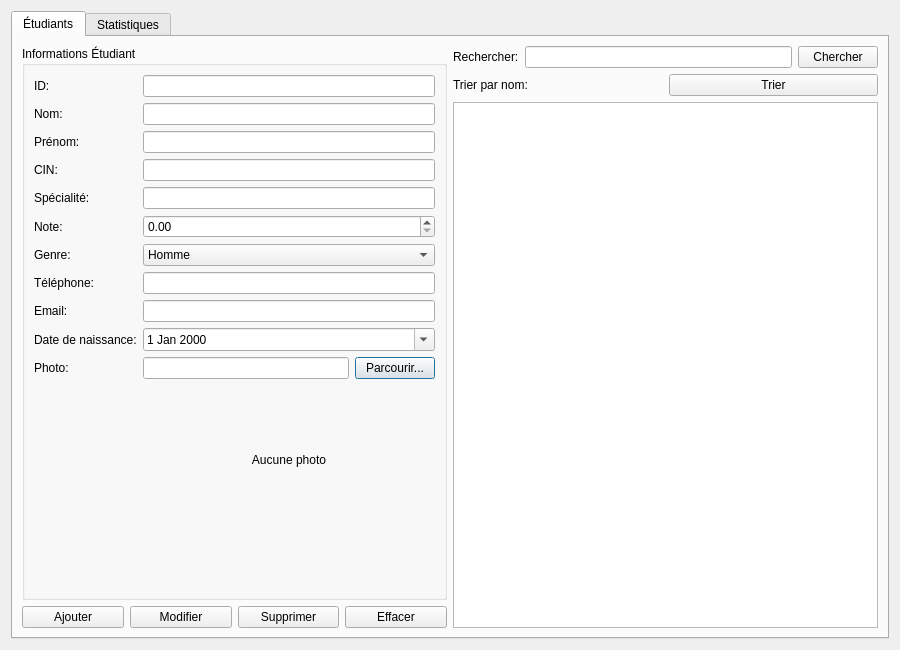
<?xml version="1.0" encoding="UTF-8"?>
<ui version="4.0">
 <class>EtudiantDialog</class>
 <widget class="QDialog" name="EtudiantDialog">
  <property name="geometry">
   <rect>
    <x>0</x>
    <y>0</y>
    <width>900</width>
    <height>650</height>
   </rect>
  </property>
  <property name="windowTitle">
   <string>Gestion des Étudiants</string>
  </property>
  <layout class="QVBoxLayout" name="verticalLayout">
   <item>
    <widget class="QTabWidget" name="tabWidget">
     <property name="currentIndex">
      <number>0</number>
     </property>
     <widget class="QWidget" name="studentTab">
      <attribute name="title">
       <string>Étudiants</string>
      </attribute>
      <layout class="QHBoxLayout" name="horizontalLayout">
       <item>
        <layout class="QVBoxLayout" name="verticalLayout_2">
         <item>
          <widget class="QGroupBox" name="formGroupBox">
           <property name="title">
            <string>Informations Étudiant</string>
           </property>
           <layout class="QFormLayout" name="formLayout">
            <item row="0" column="0">
             <widget class="QLabel" name="idLabel">
              <property name="text">
               <string>ID:</string>
              </property>
             </widget>
            </item>
            <item row="0" column="1">
             <widget class="QLineEdit" name="idLineEdit">
              <property name="readOnly">
               <bool>true</bool>
              </property>
             </widget>
            </item>
            <item row="1" column="0">
             <widget class="QLabel" name="nameLabel">
              <property name="text">
               <string>Nom:</string>
              </property>
             </widget>
            </item>
            <item row="1" column="1">
             <widget class="QLineEdit" name="nameLineEdit"/>
            </item>
            <item row="2" column="0">
             <widget class="QLabel" name="familyNameLabel">
              <property name="text">
               <string>Prénom:</string>
              </property>
             </widget>
            </item>
            <item row="2" column="1">
             <widget class="QLineEdit" name="familyNameLineEdit"/>
            </item>
            <item row="3" column="0">
             <widget class="QLabel" name="cinLabel">
              <property name="text">
               <string>CIN:</string>
              </property>
             </widget>
            </item>
            <item row="3" column="1">
             <widget class="QLineEdit" name="cinLineEdit"/>
            </item>
            <item row="4" column="0">
             <widget class="QLabel" name="specialityLabel">
              <property name="text">
               <string>Spécialité:</string>
              </property>
             </widget>
            </item>
            <item row="4" column="1">
             <widget class="QLineEdit" name="specialityLineEdit"/>
            </item>
            <item row="5" column="0">
             <widget class="QLabel" name="noteLabel">
              <property name="text">
               <string>Note:</string>
              </property>
             </widget>
            </item>
            <item row="5" column="1">
             <widget class="QDoubleSpinBox" name="noteSpinBox">
              <property name="maximum">
               <double>20.000000000000000</double>
              </property>
             </widget>
            </item>
            <item row="6" column="0">
             <widget class="QLabel" name="genderLabel">
              <property name="text">
               <string>Genre:</string>
              </property>
             </widget>
            </item>
            <item row="6" column="1">
             <widget class="QComboBox" name="genderComboBox">
              <item>
               <property name="text">
                <string>Homme</string>
               </property>
              </item>
              <item>
               <property name="text">
                <string>Femme</string>
               </property>
              </item>
             </widget>
            </item>
            <item row="7" column="0">
             <widget class="QLabel" name="phoneLabel">
              <property name="text">
               <string>Téléphone:</string>
              </property>
             </widget>
            </item>
            <item row="7" column="1">
             <widget class="QLineEdit" name="phoneLineEdit"/>
            </item>
            <item row="8" column="0">
             <widget class="QLabel" name="emailLabel">
              <property name="text">
               <string>Email:</string>
              </property>
             </widget>
            </item>
            <item row="8" column="1">
             <widget class="QLineEdit" name="emailLineEdit"/>
            </item>
            <item row="9" column="0">
             <widget class="QLabel" name="birthDateLabel">
              <property name="text">
               <string>Date de naissance:</string>
              </property>
             </widget>
            </item>
            <item row="9" column="1">
             <widget class="QDateEdit" name="birthDateEdit">
              <property name="calendarPopup">
               <bool>true</bool>
              </property>
             </widget>
            </item>
            <item row="10" column="0">
             <widget class="QLabel" name="photoLabel">
              <property name="text">
               <string>Photo:</string>
              </property>
             </widget>
            </item>
            <item row="10" column="1">
             <layout class="QHBoxLayout" name="horizontalLayout_2">
              <item>
               <widget class="QLineEdit" name="photoPathLineEdit">
                <property name="readOnly">
                 <bool>true</bool>
                </property>
               </widget>
              </item>
              <item>
               <widget class="QPushButton" name="browseButton">
                <property name="text">
                 <string>Parcourir...</string>
                </property>
               </widget>
              </item>
             </layout>
            </item>
            <item row="11" column="1">
             <widget class="QLabel" name="photoPreviewLabel">
              <property name="minimumSize">
               <size>
                <width>150</width>
                <height>150</height>
               </size>
              </property>
              <property name="text">
               <string>Aucune photo</string>
              </property>
              <property name="alignment">
               <set>Qt::AlignCenter</set>
              </property>
             </widget>
            </item>
           </layout>
          </widget>
         </item>
         <item>
          <layout class="QHBoxLayout" name="horizontalLayout_3">
           <item>
            <widget class="QPushButton" name="addButton">
             <property name="text">
              <string>Ajouter</string>
             </property>
            </widget>
           </item>
           <item>
            <widget class="QPushButton" name="updateButton">
             <property name="text">
              <string>Modifier</string>
             </property>
            </widget>
           </item>
           <item>
            <widget class="QPushButton" name="deleteButton">
             <property name="text">
              <string>Supprimer</string>
             </property>
            </widget>
           </item>
           <item>
            <widget class="QPushButton" name="clearButton">
             <property name="text">
              <string>Effacer</string>
             </property>
            </widget>
           </item>
          </layout>
         </item>
        </layout>
       </item>
       <item>
        <layout class="QVBoxLayout" name="verticalLayout_3">
         <item>
          <layout class="QHBoxLayout" name="horizontalLayout_4">
           <item>
            <widget class="QLabel" name="searchLabel">
             <property name="text">
              <string>Rechercher:</string>
             </property>
            </widget>
           </item>
           <item>
            <widget class="QLineEdit" name="searchLineEdit"/>
           </item>
           <item>
            <widget class="QPushButton" name="searchButton">
             <property name="text">
              <string>Chercher</string>
             </property>
            </widget>
           </item>
          </layout>
         </item>
         <item>
          <layout class="QHBoxLayout" name="horizontalLayout_5">
           <item>
            <widget class="QLabel" name="sortLabel">
             <property name="text">
              <string>Trier par nom:</string>
             </property>
            </widget>
           </item>
           <item>
            <widget class="QPushButton" name="sortButton">
             <property name="text">
              <string>Trier</string>
             </property>
            </widget>
           </item>
          </layout>
         </item>
         <item>
          <widget class="QTableView" name="studentTableView">
           <property name="selectionMode">
            <enum>QAbstractItemView::SingleSelection</enum>
           </property>
           <property name="selectionBehavior">
            <enum>QAbstractItemView::SelectRows</enum>
           </property>
          </widget>
         </item>
        </layout>
       </item>
      </layout>
     </widget>
     <widget class="QWidget" name="statsTab">
      <attribute name="title">
       <string>Statistiques</string>
      </attribute>
      <layout class="QVBoxLayout" name="verticalLayout_4">
       <item>
        <widget class="QLabel" name="statsLabel">
         <property name="font">
          <font>
           <pointsize>14</pointsize>
           <weight>75</weight>
           <bold>true</bold>
          </font>
         </property>
         <property name="text">
          <string>Statistiques par Genre</string>
         </property>
         <property name="alignment">
          <set>Qt::AlignCenter</set>
         </property>
        </widget>
       </item>
       <item>
        <widget class="QWidget" name="chartWidget" native="true">
         <property name="minimumSize">
          <size>
           <width>0</width>
           <height>400</height>
          </size>
         </property>
        </widget>
       </item>
       <item>
        <layout class="QHBoxLayout" name="horizontalLayout_6">
         <item>
          <spacer name="horizontalSpacer">
           <property name="orientation">
            <enum>Qt::Horizontal</enum>
           </property>
           <property name="sizeHint" stdset="0">
            <size>
             <width>40</width>
             <height>20</height>
            </size>
           </property>
          </spacer>
         </item>
         <item>
          <widget class="QPushButton" name="refreshStatsButton">
           <property name="text">
            <string>Actualiser</string>
           </property>
          </widget>
         </item>
         <item>
          <widget class="QPushButton" name="exportPdfButton">
           <property name="text">
            <string>Exporter PDF</string>
           </property>
          </widget>
         </item>
         <item>
          <spacer name="horizontalSpacer_2">
           <property name="orientation">
            <enum>Qt::Horizontal</enum>
           </property>
           <property name="sizeHint" stdset="0">
            <size>
             <width>40</width>
             <height>20</height>
            </size>
           </property>
          </spacer>
         </item>
        </layout>
       </item>
      </layout>
     </widget>
    </widget>
   </item>
  </layout>
 </widget>
 <resources/>
 <connections/>
</ui> 
